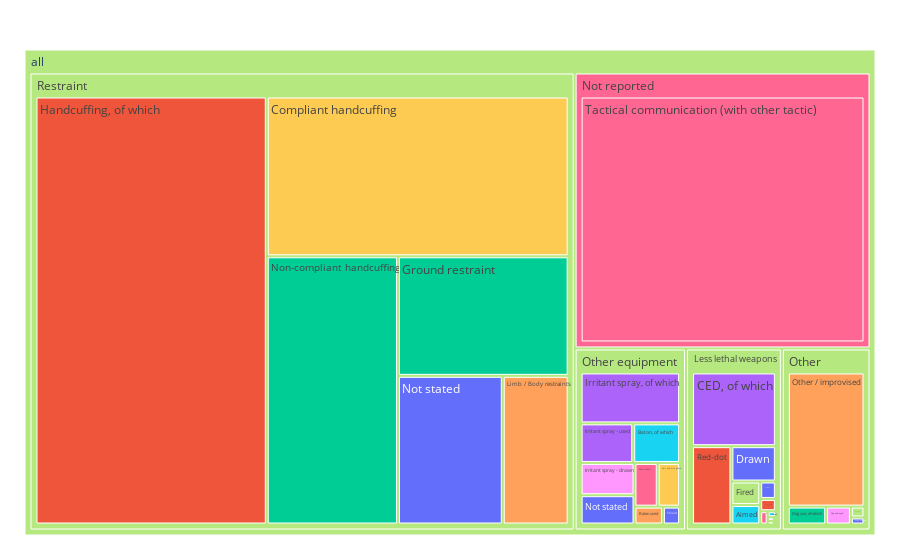

Write notebook code for a chart like this one.
### Code cell
fig = px.treemap(Incidents_DataFrame, path=[px.Constant("all"), 'Type of force', 'Tactic'],
                 values='Total', color='Tactic')
fig.update_layout(margin = dict(t=50, l=25, r=25, b=25))
fig.show()

### Figure 1 — Plotly figure (JSON) as saved in the notebook; plotly's stock layout.template omitted (floating-point values rounded to 4 significant figures)
{"data": [{"branchvalues": "total", "customdata": [["Not stated"], ["Not stated"], ["Not stated"], ["Handcuffing, of which"], ["Non-compliant handcuffing"], ["Irritant spray - used"], ["Baton used"], ["Baton, of which"], ["Baton drawn"], ["Fired"], ["AEP fired"], ["Spit and bite guard"], ["Shield"], ["Red-dot"], ["Ground restraint"], ["Irritant spray, of which"], ["Limb / Body restraints"], ["Arced"], ["AEP aimed"], ["Dog bite"], ["Dog deployed"], ["Compliant handcuffing"], ["Angle-drive stun"], ["AEP, of which"], ["Dog use, of which"], ["Not stated"], ["CED, of which"], ["Other / improvised"], ["Aimed"], ["Tactical communication (with other tactic)"], ["(?)"], ["Irritant spray - drawn"], ["Drive-stun"], ["Drawn"], ["Tactical communication (with other tactic)"], ["(?)"], ["(?)"], ["(?)"], ["(?)"]], "domain": {"x": [0, 1], "y": [0, 1]}, "hovertemplate": "labels=%{label}<br>Total=%{value}<br>parent=%{parent}<br>id=%{id}<br>Tactic=%{customdata[0]}<extra></extra>", "ids": ["all/Other equipment/Not stated", "all/Restraint/Not stated", "all/Other/Not stated", "all/Restraint/Handcuffing, of which", "all/Restraint/Non-compliant handcuffing", "all/Other equipment/Irritant spray - used", "all/Other equipment/Baton used", "all/Other equipment/Baton, of which", "all/Other equipment/Baton drawn", "all/Less lethal weapons/Fired", "all/Less lethal weapons/AEP fired", "all/Other equipment/Spit and bite guard", "all/Other equipment/Shield", "all/Less lethal weapons/Red-dot", "all/Restraint/Ground restraint", "all/Other equipment/Irritant spray, of which", "all/Restraint/Limb / Body restraints", "all/Less lethal weapons/Arced", "all/Less lethal weapons/AEP aimed", "all/Other/Dog bite", "all/Other/Dog deployed", "all/Restraint/Compliant handcuffing", "all/Less lethal weapons/Angle-drive stun", "all/Less lethal weapons/AEP, of which", "all/Other/Dog use, of which", "all/Less lethal weapons/Not stated", "all/Less lethal weapons/CED, of which", "all/Other/Other / improvised", "all/Less lethal weapons/Aimed", "all/Not reported/Tactical communication (with other tactic)", "all/Less lethal weapons", "all/Other equipment/Irritant spray - drawn", "all/Less lethal weapons/Drive-stun", "all/Less lethal weapons/Drawn", "all/Not reported", "all/Other", "all/Other equipment", "all/Restraint", "all"], "labels": ["Not stated", "Not stated", "Not stated", "Handcuffing, of which", "Non-compliant handcuffing", "Irritant spray - used", "Baton used", "Baton, of which", "Baton drawn", "Fired", "AEP fired", "Spit and bite guard", "Shield", "Red-dot", "Ground restraint", "Irritant spray, of which", "Limb / Body restraints", "Arced", "AEP aimed", "Dog bite", "Dog deployed", "Compliant handcuffing", "Angle-drive stun", "AEP, of which", "Dog use, of which", "Not stated", "CED, of which", "Other / improvised", "Aimed", "Tactical communication (with other tactic)", "Less lethal weapons", "Irritant spray - drawn", "Drive-stun", "Drawn", "Not reported", "Other", "Other equipment", "Restraint", "all"], "marker": {"colors": ["#636efa", "#636efa", "#636efa", "#EF553B", "#00cc96", "#ab63fa", "#FFA15A", "#19d3f3", "#FF6692", "#B6E880", "#FF97FF", "#FECB52", "#636efa", "#EF553B", "#00cc96", "#ab63fa", "#FFA15A", "#19d3f3", "#FF6692", "#B6E880", "#FF97FF", "#FECB52", "#636efa", "#EF553B", "#00cc96", "#636efa", "#ab63fa", "#FFA15A", "#19d3f3", "#FF6692", "#B6E880", "#FF97FF", "#FECB52", "#636efa", "#FF6692", "#B6E880", "#B6E880", "#B6E880", "#B6E880"]}, "name": "", "parents": ["all/Other equipment", "all/Restraint", "all/Other", "all/Restraint", "all/Restraint", "all/Other equipment", "all/Other equipment", "all/Other equipment", "all/Other equipment", "all/Less lethal weapons", "all/Less lethal weapons", "all/Other equipment", "all/Other equipment", "all/Less lethal weapons", "all/Restraint", "all/Other equipment", "all/Restraint", "all/Less lethal weapons", "all/Less lethal weapons", "all/Other", "all/Other", "all/Restraint", "all/Less lethal weapons", "all/Less lethal weapons", "all/Other", "all/Less lethal weapons", "all/Less lethal weapons", "all/Other", "all/Less lethal weapons", "all/Not reported", "all", "all/Other equipment", "all/Less lethal weapons", "all/Less lethal weapons", "all", "all", "all", "all", ""], "type": "treemap", "values": [4276, 34432, 268, 218810, 77763, 5635, 1377, 5026, 2756, 1872, 36, 2641, 827, 8530, 45106, 13723, 21646, 133, 272, 414, 1238, 106615, 70, 532, 1920, 752, 17084, 28760, 1549, 164922, 35232, 4705, 62, 4340, 164922, 32600, 40966, 504372, 778092]}], "layout": {"legend": {"tracegroupgap": 0}, "margin": {"b": 25, "l": 25, "r": 25, "t": 50}}}
